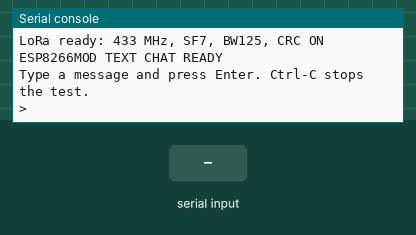
Bench run of a program on a simulated ESP8266 board running MicroPython. Parts: the last lines printed to the serial console. The test bench sets the inputs (shaded band). No radio messages arrive unless stated (any console line starting 'radio sent:' is added by the test bench).

Above: at 1.2 s.
1.3 s: ", " typed at the serial console, then Enter
At 2.5 s:
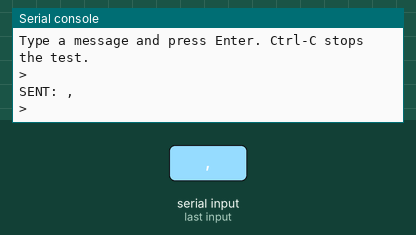
2.8 s: "5" typed at the serial console, then Enter
At 3.5 s:
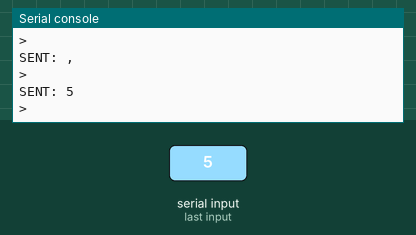

Measured:
- after the input at 1.3 s, the serial console: prints a new line at once (image 1)
- after the input at 2.8 s, the serial console: prints a new line at once (image 2)

The program:

ra02_lora_chat_esp8266.py
```python
from machine import Pin, SPI
from ra02_lora_chat_common import SX1278, chat_loop


# ESP8266 board labels: D5=SCK, D6=MISO, D7=MOSI.
spi = SPI(1, baudrate=2000000, polarity=0, phase=0)
cs = Pin(2, Pin.OUT, value=1)       # D4 / GPIO2
reset = Pin(5, Pin.OUT, value=1)    # D1 / GPIO5
dio0 = Pin(4, Pin.IN)               # D2 / GPIO4 (not required for polling)

radio = SX1278(spi, cs, reset, 433000000)
chat_loop(radio, "ESP8266MOD")
```

ra02_lora_chat_common.py
```python
"""Small MicroPython SX1278 LoRa text-chat driver for RA-02."""

import sys
import time
import uselect


class SX1278:
    FIFO = 0x00
    OP_MODE = 0x01
    FRF_MSB = 0x06
    FRF_MID = 0x07
    FRF_LSB = 0x08
    PA_CONFIG = 0x09
    OCP = 0x0B
    LNA = 0x0C
    FIFO_ADDR_PTR = 0x0D
    FIFO_TX_BASE = 0x0E
    FIFO_RX_BASE = 0x0F
    FIFO_RX_CURRENT = 0x10
    IRQ_FLAGS = 0x12
    RX_NB_BYTES = 0x13
    MODEM_CONFIG_1 = 0x1D
    MODEM_CONFIG_2 = 0x1E
    PREAMBLE_MSB = 0x20
    PREAMBLE_LSB = 0x21
    PAYLOAD_LENGTH = 0x22
    MODEM_CONFIG_3 = 0x26
    SYNC_WORD = 0x39
    VERSION = 0x42

    LONG_RANGE = 0x80
    SLEEP = 0x00
    STANDBY = 0x01
    TX = 0x03
    RX_CONTINUOUS = 0x05
    RX_DONE = 0x40
    PAYLOAD_CRC_ERROR = 0x20
    TX_DONE = 0x08

    def __init__(self, spi, cs, reset, frequency=433000000):
        self.spi = spi
        self.cs = cs
        self.reset = reset
        self.frequency = frequency

    def write_reg(self, address, value):
        self.cs.value(0)
        self.spi.write(bytes((address | 0x80, value & 0xFF)))
        self.cs.value(1)

    def read_reg(self, address):
        self.cs.value(0)
        self.spi.write(bytes((address & 0x7F,)))
        value = self.spi.read(1, 0)[0]
        self.cs.value(1)
        return value

    def read_fifo(self, count):
        self.cs.value(0)
        self.spi.write(bytes((self.FIFO & 0x7F,)))
        data = self.spi.read(count, 0)
        self.cs.value(1)
        return data

    def write_fifo(self, data):
        self.cs.value(0)
        self.spi.write(bytes((self.FIFO | 0x80,)))
        self.spi.write(data)
        self.cs.value(1)

    def reset_radio(self):
        self.reset.value(0)
        time.sleep_ms(10)
        self.reset.value(1)
        time.sleep_ms(20)

    def begin(self):
        self.cs.value(1)
        self.reset_radio()
        version = self.read_reg(self.VERSION)
        print("RA-02 SX1278 version: 0x{:02X}".format(version))
        if version != 0x12:
            raise OSError("RA-02 not found; expected 0x12")

        self.write_reg(self.OP_MODE, self.LONG_RANGE | self.SLEEP)
        time.sleep_ms(10)
        frf = int((self.frequency * 524288) / 32000000)
        self.write_reg(self.FRF_MSB, frf >> 16)
        self.write_reg(self.FRF_MID, frf >> 8)
        self.write_reg(self.FRF_LSB, frf)
        self.write_reg(self.FIFO_TX_BASE, 0)
        self.write_reg(self.FIFO_RX_BASE, 0)
        self.write_reg(self.LNA, self.read_reg(self.LNA) | 0x03)
        # BW 125 kHz, CR 4/5, explicit header; SF7 and CRC enabled.
        self.write_reg(self.MODEM_CONFIG_1, 0x72)
        self.write_reg(self.MODEM_CONFIG_2, 0x74)
        self.write_reg(self.MODEM_CONFIG_3, 0x04)
        self.write_reg(self.PREAMBLE_MSB, 0)
        self.write_reg(self.PREAMBLE_LSB, 8)
        self.write_reg(self.SYNC_WORD, 0x12)
        self.write_reg(self.PA_CONFIG, 0x8F)
        self.write_reg(self.OCP, 0x2B)
        self.write_reg(self.IRQ_FLAGS, 0xFF)
        self.receive_mode()
        print("LoRa ready: 433 MHz, SF7, BW125, CRC ON")

    def standby(self):
        self.write_reg(self.OP_MODE, self.LONG_RANGE | self.STANDBY)

    def receive_mode(self):
        self.write_reg(self.IRQ_FLAGS, 0xFF)
        self.write_reg(self.FIFO_ADDR_PTR, 0)
        self.write_reg(self.OP_MODE, self.LONG_RANGE | self.RX_CONTINUOUS)

    def send(self, payload):
        if isinstance(payload, str):
            payload = payload.encode()
        if not payload or len(payload) > 240:
            raise ValueError("message must contain 1-240 bytes")
        self.standby()
        self.write_reg(self.IRQ_FLAGS, 0xFF)
        self.write_reg(self.FIFO_ADDR_PTR, 0)
        self.write_fifo(payload)
        self.write_reg(self.PAYLOAD_LENGTH, len(payload))
        self.write_reg(self.OP_MODE, self.LONG_RANGE | self.TX)
        started = time.ticks_ms()
        while not (self.read_reg(self.IRQ_FLAGS) & self.TX_DONE):
            if time.ticks_diff(time.ticks_ms(), started) > 3000:
                self.receive_mode()
                raise OSError("LoRa transmit timeout")
            time.sleep_ms(2)
        self.write_reg(self.IRQ_FLAGS, self.TX_DONE)
        self.receive_mode()

    def receive(self):
        flags = self.read_reg(self.IRQ_FLAGS)
        if not (flags & self.RX_DONE):
            return None
        self.write_reg(self.IRQ_FLAGS, self.RX_DONE | self.PAYLOAD_CRC_ERROR)
        if flags & self.PAYLOAD_CRC_ERROR:
            return None
        current = self.read_reg(self.FIFO_RX_CURRENT)
        count = self.read_reg(self.RX_NB_BYTES)
        self.write_reg(self.FIFO_ADDR_PTR, current)
        return self.read_fifo(count)


def chat_loop(radio, board_name):
    radio.begin()
    print(board_name + " TEXT CHAT READY")
    print("Type a message and press Enter. Ctrl-C stops the test.")
    print("> ", end="")
    poller = uselect.poll()
    poller.register(sys.stdin, uselect.POLLIN)
    line = ""
    while True:
        packet = radio.receive()
        if packet:
            try:
                message = packet.decode().strip()
            except Exception:
                message = "<binary: {} bytes>".format(len(packet))
            print("\nREMOTE: " + message)
            print("> " + line, end="")

        if poller.poll(0):
            char = sys.stdin.read(1)
            if char in ("\r", "\n"):
                if line.strip():
                    radio.send(line.strip())
                    print("\nSENT: " + line.strip())
                line = ""
                print("> ", end="")
            elif char in ("\x08", "\x7f"):
                line = line[:-1]
            else:
                line += char
        time.sleep_ms(5)
```
